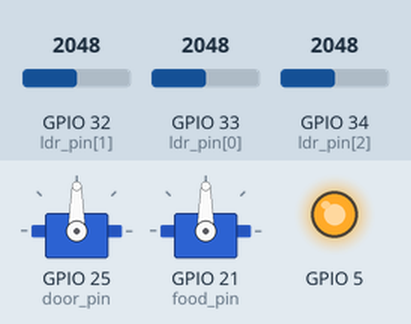
Recording of a sketch running on a simulated ESP32. On the bench: 2 × servo, output pins drawn as LEDs (lit = HIGH). The inputs (shaded band) are chosen by the test bench; at power-on: GPIO 32 (ldr_pin[1]) = 2048, GPIO 33 (ldr_pin[0]) = 2048, GPIO 34 (ldr_pin[2]) = 2048. WiFi joins after 1.5 s; servers stay silent unless stated; uploads are accepted with an empty reply; what the sketch prints to the serial monitor is not drawn.

Above: at 0.1 s.
At 6.1 s:
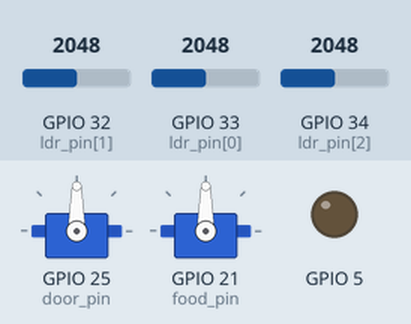
Timing chart, 0 to 7.6 s (numbered marks = the images above):
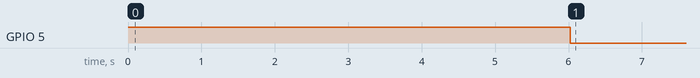

The sketch:

ldr_servov2.ino
```cpp
#include<ArduinoJson.h>
#include<WiFi.h>
#include<HTTPClient.h>
#include <ESP32Servo.h>
#define tckMs portTICK_PERIOD_MS

const char* ssid="Tee";
const char* password = "11111111";
const char* doorfood_url = "https://ecourse.cpe.ku.ac.th/exceed13/api/door/1";

const char* tiger_cross_url = "https://ecourse.cpe.ku.ac.th/exceed13/api/light";
const char* food_success_url = "https://ecourse.cpe.ku.ac.th/exceed13/api/food/success";


/*
const char* tiger_cross_url = "https://teekung.com/exceed/distance.php";
const char* food_success_url = "https://teekung.com/exceed/distance.php";
*/

int roomNum = 1;

int door_pin = 25;
int food_pin = 21;

int ldr_pin[3] = {33,32,34};
int cldr[3] = {0,0,0};
int deb_ldr[3] = {0,0,0};
int th_ldr[3] = {950,1050,1900};
int stat_ldr[3] = {0,0,0};
xTaskHandle ldrTask;
xTaskHandle servoTask;
void WiFi_Connect(){
  WiFi.disconnect();
  WiFi.begin(ssid,password);
  while(WiFi.status()!=WL_CONNECTED){
    delay(1000);
    Serial.println("Connecting to WiFi...");
  }
  Serial.println("Connected to the WiFi network");
  Serial.print("IP Address : ");
  Serial.println(WiFi.localIP());
}

Servo door_servo;
Servo food_servo;

void setup(){
  door_servo.attach(door_pin);
  food_servo.attach(food_pin);
    pinMode(5,OUTPUT);
  digitalWrite(5,HIGH);
  for(int i=0;i<3;i++){
    pinMode(ldr_pin[i],INPUT);
  }
    Serial.begin(9600);

  delay(4000);
  WiFi.mode(WIFI_STA);
  WiFi_Connect();
  digitalWrite(5,LOW);

    xTaskCreatePinnedToCore(ldr_check, "LDRTask", 10240, NULL, 1, &ldrTask, 1); // stable
    xTaskCreatePinnedToCore(servoCheck,"SERVOTask",10240, NULL,1,&servoTask,0);
}


int door = 0;
int food = 0;

void door_trigger(int s){
  if(s == 1){
    door_servo.write(135);
  }else{
    door_servo.write(45);
  }
}


void food_trigger(int s){
  if(s == 1){
    food_servo.write(160);
  }else{
    food_servo.write(65);
  }
}


const int _size = 2*JSON_OBJECT_SIZE(2);
StaticJsonDocument<_size> JSONGet;
char str[50];

void servoCheck(void *param){
  while(1){
    if(WiFi.status() == WL_CONNECTED){
      HTTPClient http;

      http.begin(doorfood_url);

      int httpCode = http.GET();

      if(httpCode == HTTP_CODE_OK){
        String payload = http.getString();
        DeserializationError err = deserializeJson(JSONGet, payload);
        if(err){
          Serial.print(F("deserializeJson() failed with code "));
          Serial.println(err.c_str());
        }else{
          Serial.println(httpCode);
          Serial.println(payload);

          int jsdoor = (int)JSONGet["door"];
          int jsfood = (int)JSONGet["food"];
          if(door != jsdoor){
            door = jsdoor;
            door_trigger(jsdoor);
            Serial.print("door change to ");
            Serial.println(door);
            //ประตู
          }
          if(food != jsfood){
            food = jsfood;
            food_trigger(jsfood);
             Serial.print("food change to ");
              Serial.println(food);
            //อาหาร
          }
        }
      }else{
        Serial.println(httpCode);
        Serial.println("ERROR on HTTP Request");
      }
    }else{
      WiFi_Connect();
    }

      for(int i=0;i<3;i++){
        Serial.print(stat_ldr[i]);
        Serial.print(" ");

     }
    vTaskDelay(2000/tckMs);
  }
}

char str2[50];
const int _size2 = 2*JSON_OBJECT_SIZE(2);
StaticJsonDocument<_size2> JSONPost;

void tigerCross(int n){

    if(WiFi.status() == WL_CONNECTED){
      HTTPClient http;

    int httpCode;
      if(n == 0){
        Serial.println("FOOD SUCCESS");
        http.begin(food_success_url);

       http.addHeader("Content-Type","application/json");
      JSONPost["room"] = roomNum;
      //JSONPost["light"] = 1;
      serializeJson(JSONPost,str2);
      httpCode = http.PUT(str2);

      }else{
        Serial.println("TIGER CROSSING");
        http.begin(tiger_cross_url);
       http.addHeader("Content-Type","application/json");
      JSONPost["room"] = roomNum;

      serializeJson(JSONPost,str2);
      httpCode = http.POST(str2);
      }


      if(httpCode == HTTP_CODE_OK){
        String payload = http.getString();
        Serial.println(httpCode);
        Serial.println(payload);

      }else{
        Serial.println(httpCode);
        Serial.println("ERROR on HTTP Request");
      }
    }else{
      WiFi_Connect();
    }
}


int ldr_status(int pin,int c){
  int aread =analogRead(pin);

  Serial.print("pin ");
  Serial.print(analogRead(ldr_pin[0]));
  Serial.print(" ");
  Serial.print(analogRead(ldr_pin[1]));
  Serial.print(" ");
   Serial.println(analogRead(ldr_pin[2]));

  if(aread > th_ldr[c]){
    return 1;
  }else{
    return 0;
  }
}


void ldr_check(void* parameter){

  while(1){
    for(int i=0;i<3;i++){
        int c1 = ldr_status(ldr_pin[i],i);


        if(c1 == 1){
        deb_ldr[i]++;
        if(deb_ldr[i] >= 5){
         deb_ldr[i] = 5;
        }
        }else{
          deb_ldr[i]--;
          if(deb_ldr[i] <= 0){
          deb_ldr[i] = 0;
          }
        }

      //Serial.print("Distance is ");//Print the analog value read via serial port
      //Serial.println(distance);//Print the analog value read via serial port

      if(deb_ldr[i] == 5){

         if(stat_ldr[i] == 0){
          Serial.print(i);
          Serial.println(" Stepped in");
          tigerCross(i);
        }
        stat_ldr[i] = 1;

      }else if(deb_ldr[i] == 0){


        stat_ldr[i] = 0;

      }

/*
     for(int i=0;i<3;i++){
        Serial.print(stat_ldr[i]);
        Serial.print(" ");

     }*/
     //Serial.println("");
     vTaskDelay(25 / portTICK_PERIOD_MS);

    }
  }
}


void loop(){

}
```
